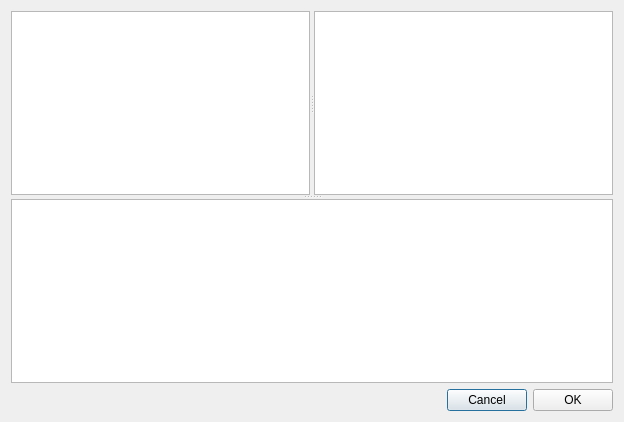
<?xml version="1.0" encoding="UTF-8"?>
<ui version="4.0">
 <class>Dialog</class>
 <widget class="QDialog" name="Dialog">
  <property name="geometry">
   <rect>
    <x>0</x>
    <y>0</y>
    <width>624</width>
    <height>422</height>
   </rect>
  </property>
  <property name="windowTitle">
   <string>Dialog</string>
  </property>
  <layout class="QVBoxLayout" name="verticalLayout">
   <item>
    <widget class="QSplitter" name="splitter_2">
     <property name="orientation">
      <enum>Qt::Vertical</enum>
     </property>
     <widget class="QSplitter" name="splitter">
      <property name="orientation">
       <enum>Qt::Horizontal</enum>
      </property>
      <widget class="QPlainTextEdit" name="plainTextEdit"/>
      <widget class="QPlainTextEdit" name="plainTextEdit_2"/>
     </widget>
     <widget class="QPlainTextEdit" name="plainTextEdit_3"/>
    </widget>
   </item>
   <item>
    <layout class="QHBoxLayout" name="horizontalLayout">
     <item>
      <spacer name="horizontalSpacer">
       <property name="orientation">
        <enum>Qt::Horizontal</enum>
       </property>
       <property name="sizeHint" stdset="0">
        <size>
         <width>40</width>
         <height>20</height>
        </size>
       </property>
      </spacer>
     </item>
     <item>
      <widget class="QPushButton" name="pushButton_2">
       <property name="text">
        <string>Cancel</string>
       </property>
      </widget>
     </item>
     <item>
      <widget class="QPushButton" name="pushButton">
       <property name="text">
        <string>OK</string>
       </property>
      </widget>
     </item>
    </layout>
   </item>
  </layout>
 </widget>
 <resources/>
 <connections/>
</ui>
